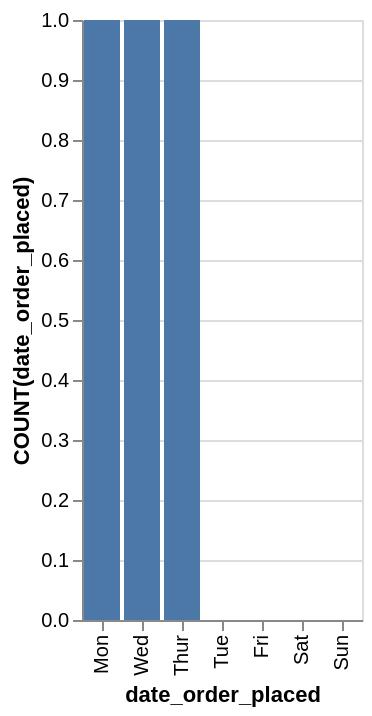

Specify this chart in Vega-Lite:
### Vega-Lite specification from a JSON file in a GitHub repository (floating-point values rounded to 4 significant figures)
{"data": {"values": [{"x_data": "Mon", "y_data": 1}, {"x_data": "Tue", "y_data": 0}, {"x_data": "Wed", "y_data": 1}, {"x_data": "Thur", "y_data": 1}, {"x_data": "Fri", "y_data": 0}, {"x_data": "Sat", "y_data": 0}, {"x_data": "Sun", "y_data": 0}]}, "mark": "bar", "encoding": {"x": {"field": "x_data", "type": "nominal", "title": "date_order_placed", "sort": {"op": "sum", "field": "y_data", "order": "descending"}}, "y": {"field": "y_data", "type": "quantitative", "title": "COUNT(date_order_placed)"}}}
